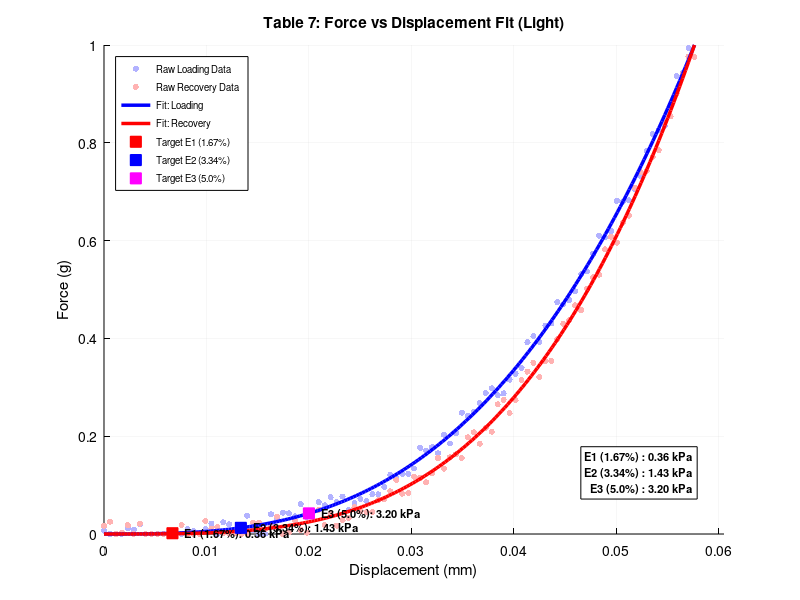
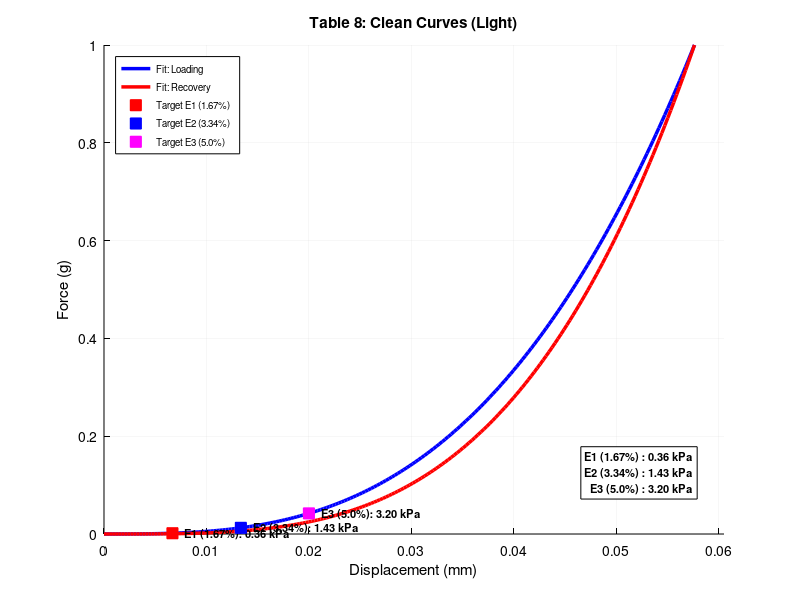
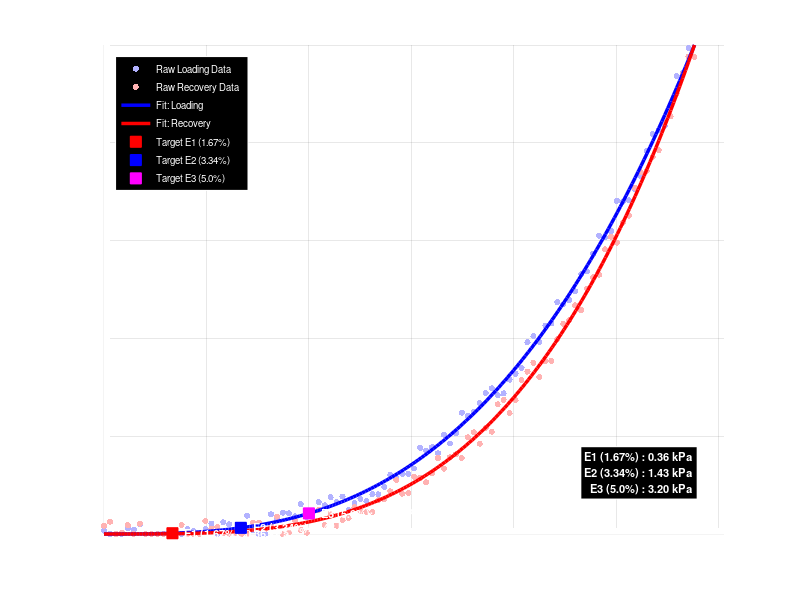
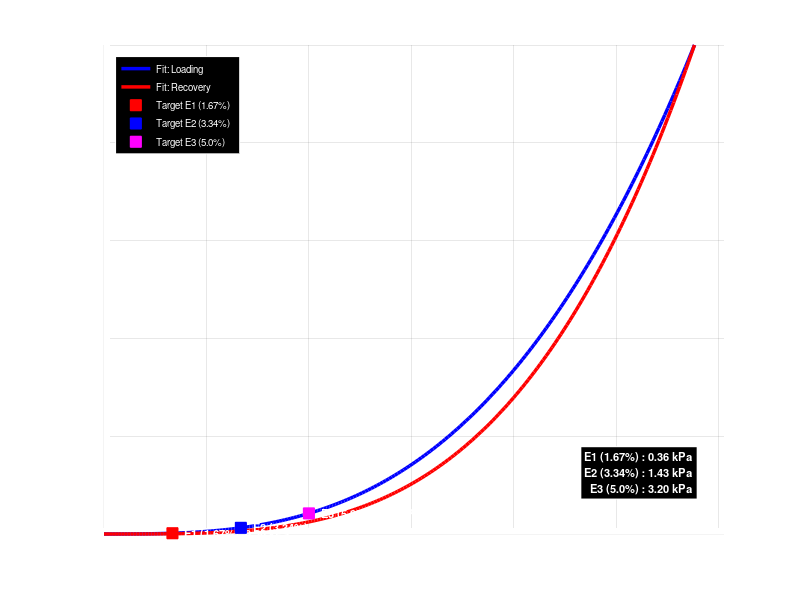

MATLAB code to generate these figures, in order: (Note: this script raises an error after producing the figures.)
function reconstruct_OCT_Tables(sampleName, E1, E2, E3, t0_mm)
% =========================================================================
%  RECONSTRUCT OCT TABLES 7 & 8 FROM E1, E2, E3 VALUES
%  Reverse-engineers power-law mechanics and generates publication-grade 
%  Table 7 (Force vs Disp Fit) and Table 8 (Clean Curves) in 300 DPI Light/Dark
%  matching the EXACT visual standard of Hasil_Analisis_Original.
%
%  Usage:
%    1. Interactive Mode:  reconstruct_OCT_Tables()
%    2. Direct Call:       reconstruct_OCT_Tables('Sample_Lama', 0.36, 1.43, 3.20, 0.400)
% =========================================================================

    if nargin < 1 || isempty(sampleName)
        prompt = {'Sample Name:', 'E1 (kPa):', 'E2 (kPa):', 'E3 (kPa):', 'Initial Thickness t0 (mm):'};
        dlgtitle = 'Reconstruct OCT Tables 7 & 8';
        dims = [1 45];
        definput = {'Sample_Lama', '0.36', '1.43', '3.20', '0.400'};
        answer = inputdlg(prompt, dlgtitle, dims, definput);
        if isempty(answer), disp('Cancelled by user.'); return; end
        
        sampleName = answer{1};
        E1 = str2double(answer{2});
        E2 = str2double(answer{3});
        E3 = str2double(answer{4});
        t0_mm = str2double(answer{5});
    else
        if nargin < 5 || isempty(t0_mm), t0_mm = 0.400; end
    end

    fprintf('\n================================================================\n');
    fprintf('  RECONSTRUCTING TABLES 7 & 8 FOR: %s\n', sampleName);
    fprintf('  Inputs: E1=%.2f kPa, E2=%.2f kPa, E3=%.2f kPa | t0=%.3f mm\n', E1, E2, E3, t0_mm);
    fprintf('================================================================\n');

    %% 1. Hayes Contact Mechanics Inversion (Normalized 1.0g Max Scale)
    v_poisson = 0.45;
    a_radius  = 2.5; % mm
    k_factor  = 3.085;
    g_gravity = 9.81;
    part1     = (1 - v_poisson^2) / (2 * a_radius * k_factor);
    factor    = part1 * g_gravity; % ~0.5071945

    strain_targets = [0.0167, 0.0334, 0.0500]; % 1.67%, 3.34%, 5.0%
    w_targets = strain_targets * t0_mm;
    E_targets = [E1, E2, E3];
    labels    = {'E1 (1.67%)', 'E2 (3.34%)', 'E3 (5.0%)'};
    colors    = {'rs', 'bs', 'ms'};

    % Slopes required at each target: E = factor * slope => slope = E / factor
    slopes = E_targets / factor;

    % Fit b_L and a_L in log-log space: ln(slope) = ln(a_L * b_L) + (b_L - 1) * ln(w)
    log_w = log(w_targets);
    log_s = log(slopes);
    p_fit = polyfit(log_w, log_s, 1);
    b_L   = p_fit(1) + 1;
    a_L   = exp(p_fit(2)) / b_L;

    % Solve w_max where Force reaches 1.0g max (standard original normalization)
    w_max = (1.0 / a_L) ^ (1.0 / b_L);
    if w_max < w_targets(3) * 1.05
        w_max = w_targets(3) * 1.5;
        a_L = 1.0 / (w_max ^ b_L);
    end

    b_R = b_L + 0.5;
    a_R = 1.0 / (w_max ^ b_R);

    % Exact Forces and Modulus at targets
    Pg_targets = a_L * (w_targets .^ b_L);
    sl_targets = a_L * b_L * (w_targets .^ (b_L - 1));
    E_calc = factor * sl_targets;

    % High-density plot curves
    n_pts  = 200;
    x_plot = linspace(0, w_max, n_pts)';
    fit_L  = a_L * (x_plot .^ b_L);
    fit_R  = a_R * (x_plot .^ b_R);

    % Synthetic scatter points for Table 7 (Raw Loading/Recovery)
    rng(42);
    n_raw = 100;
    x_raw_L = linspace(0, w_max, n_raw)';
    noise_L = (rand(n_raw, 1) - 0.5) * 0.05 * max(fit_L);
    y_raw_L = max(0, a_L * (x_raw_L .^ b_L) + noise_L);

    x_raw_R = linspace(w_max, 0, n_raw)';
    noise_R = (rand(n_raw, 1) - 0.5) * 0.05 * max(fit_R);
    y_raw_R = max(0, a_R * (x_raw_R .^ b_R) + noise_R);

    %% 2. Output Directory Setup
    scriptDir = fileparts(mfilename('fullpath'));
    outDir = fullfile(scriptDir, 'Hasil_Rekonstruksi', sampleName);
    if ~exist(outDir, 'dir'), mkdir(outDir); end

    EXPORT_DPI = 300;
    f_exp = figure('Visible', 'off', 'Position', [100, 100, 800, 600]);
    modes = {'Light', 'Dark'};

    %% 3. Generate Tables 7 & 8 (Light and Dark Modes)
    for m_idx = 1:2
        mode_str = modes{m_idx};
        if m_idx == 2
            bg = 'k'; fg = 'w'; grid_clr = [0.4 0.4 0.4];
        else
            bg = 'w'; fg = 'k'; grid_clr = [0.8 0.8 0.8];
        end

        % ---- Table 7: Force vs Displacement Fit (Raw Data) ----
        clf(f_exp, 'reset'); set(f_exp, 'Color', bg);
        ax = axes('Parent', f_exp); hold(ax, 'on');
        scatter(ax, x_raw_L, y_raw_L, 20, [0.7 0.7 1], 'filled', 'DisplayName', 'Raw Loading Data');
        scatter(ax, x_raw_R, y_raw_R, 20, [1 0.7 0.7], 'filled', 'DisplayName', 'Raw Recovery Data');
        plot(ax, x_plot, fit_L, 'b-', 'LineWidth', 2.5, 'DisplayName', 'Fit: Loading');
        plot(ax, x_plot, fit_R, 'r-', 'LineWidth', 2.5, 'DisplayName', 'Fit: Recovery');
        for i = 1:3
            plot(ax, w_targets(i), Pg_targets(i), colors{i}, 'MarkerFaceColor', colors{i}(1), 'MarkerSize', 8, 'DisplayName', sprintf('Target %s', labels{i}));
            text(ax, w_targets(i) + 0.0006, Pg_targets(i), sprintf('  %s: %.2f kPa', labels{i}, E_calc(i)), 'Color', fg, 'FontWeight', 'bold', 'FontSize', 8);
        end
        text_str = {sprintf('E1 (1.67%%) : %.2f kPa', E_calc(1)), ...
                    sprintf('E2 (3.34%%) : %.2f kPa', E_calc(2)), ...
                    sprintf('E3 (5.0%%) : %.2f kPa', E_calc(3))};
        text(ax, 0.95, 0.08, text_str, 'Units', 'normalized', 'HorizontalAlignment', 'right', 'VerticalAlignment', 'bottom', ...
            'BackgroundColor', bg, 'EdgeColor', fg, 'Color', fg, 'FontWeight', 'bold', 'FontSize', 8);
        title(ax, sprintf('Table 7: Force vs Displacement Fit (%s)', mode_str), 'Color', fg, 'FontWeight', 'bold');
        xlabel(ax, 'Displacement (mm)'); ylabel(ax, 'Force (g)'); grid(ax, 'on');
        xlim(ax, [0, max(0.035, w_max * 1.05)]);
        ylim(ax, [0, 1.0]);
        set(ax, 'Color', bg, 'XColor', fg, 'YColor', fg, 'GridColor', grid_clr);
        lgd = legend(ax, 'Location', 'northwest');
        set(lgd, 'TextColor', fg, 'Color', bg, 'EdgeColor', fg, 'FontSize', 7);
        hold(ax, 'off');
        saveHighRes(f_exp, fullfile(outDir, sprintf('%s_Table7_Stiffening_%s.png', sampleName, mode_str)), EXPORT_DPI);

        % ---- Table 8: Clean Curves ----
        clf(f_exp, 'reset'); set(f_exp, 'Color', bg);
        ax = axes('Parent', f_exp); hold(ax, 'on');
        plot(ax, x_plot, fit_L, 'b-', 'LineWidth', 2.5, 'DisplayName', 'Fit: Loading');
        plot(ax, x_plot, fit_R, 'r-', 'LineWidth', 2.5, 'DisplayName', 'Fit: Recovery');
        for i = 1:3
            plot(ax, w_targets(i), Pg_targets(i), colors{i}, 'MarkerFaceColor', colors{i}(1), 'MarkerSize', 8, 'DisplayName', sprintf('Target %s', labels{i}));
            text(ax, w_targets(i) + 0.0006, Pg_targets(i), sprintf('  %s: %.2f kPa', labels{i}, E_calc(i)), 'Color', fg, 'FontWeight', 'bold', 'FontSize', 8);
        end
        text(ax, 0.95, 0.08, text_str, 'Units', 'normalized', 'HorizontalAlignment', 'right', 'VerticalAlignment', 'bottom', ...
            'BackgroundColor', bg, 'EdgeColor', fg, 'Color', fg, 'FontWeight', 'bold', 'FontSize', 8);
        title(ax, sprintf('Table 8: Clean Curves (%s)', mode_str), 'Color', fg, 'FontWeight', 'bold');
        xlabel(ax, 'Displacement (mm)'); ylabel(ax, 'Force (g)'); grid(ax, 'on');
        xlim(ax, [0, max(0.035, w_max * 1.05)]);
        ylim(ax, [0, 1.0]);
        set(ax, 'Color', bg, 'XColor', fg, 'YColor', fg, 'GridColor', grid_clr);
        lgd = legend(ax, 'Location', 'northwest');
        set(lgd, 'TextColor', fg, 'Color', bg, 'EdgeColor', fg, 'FontSize', 7);
        hold(ax, 'off');
        saveHighRes(f_exp, fullfile(outDir, sprintf('%s_Table8_Clean_%s.png', sampleName, mode_str)), EXPORT_DPI);
    end
    close(f_exp);

    %% 4. Excel Workbook Export
    filename_xls = fullfile(outDir, sprintf('%s_Reconstructed_Summary.xlsx', sampleName));
    t7_sheet = table({'Single Cycle'; 'Single Cycle'; 'Single Cycle'}, ...
        {'E1_1.67%'; 'E2_3.34%'; 'E3_5.0%'}, ...
        E_calc(:), ...
        w_targets(:), ...
        Pg_targets(:), ...
        'VariableNames', {'Cycle_Regime', 'Strain_Target_Name', 'Stiffness_Value_kPa', 'Evaluation_Strain_Target_mm', 'Extracted_Force_Value_g'});
    
    t_fit_sheet = table(x_plot, fit_L, fit_R, 'VariableNames', {'Displacement_mm', 'Fit_Loading_Force_g', 'Fit_Recovery_Force_g'});

    try
        writetable(t7_sheet, filename_xls, 'Sheet', '7_Strain_Stiffening');
        writetable(t_fit_sheet, filename_xls, 'Sheet', '8_Clean_Curves');
        fprintf('Excel workbook saved: %s\n', filename_xls);
    catch ME
        warning('Failed to write Excel: %s', ME.message);
    end

    %% 5. Display Interactive Preview on Screen
    f_view = figure('Name', sprintf('Reconstructed Tables — %s', sampleName), ...
        'Position', [100, 100, 1100, 500], 'Color', 'w');
    
    % Subplot 1: Table 7
    ax1 = subplot(1, 2, 1, 'Parent', f_view); hold(ax1, 'on');
    scatter(ax1, x_raw_L, y_raw_L, 15, [0.7 0.7 1], 'filled', 'DisplayName', 'Raw Loading');
    scatter(ax1, x_raw_R, y_raw_R, 15, [1 0.7 0.7], 'filled', 'DisplayName', 'Raw Recovery');
    plot(ax1, x_plot, fit_L, 'b-', 'LineWidth', 2.0, 'DisplayName', 'Fit Loading');
    plot(ax1, x_plot, fit_R, 'r-', 'LineWidth', 2.0, 'DisplayName', 'Fit Recovery');
    for i = 1:3
        plot(ax1, w_targets(i), Pg_targets(i), colors{i}, 'MarkerFaceColor', colors{i}(1), 'MarkerSize', 7, 'DisplayName', labels{i});
        text(ax1, w_targets(i) + 0.0006, Pg_targets(i), sprintf('  %s: %.2f kPa', labels{i}, E_calc(i)), 'FontWeight', 'bold', 'FontSize', 7.5);
    end
    text(ax1, 0.95, 0.08, text_str, 'Units', 'normalized', 'HorizontalAlignment', 'right', 'VerticalAlignment', 'bottom', ...
        'BackgroundColor', 'w', 'EdgeColor', 'k', 'FontWeight', 'bold', 'FontSize', 7.5);
    title(ax1, 'Table 7: Force vs Displacement Fit', 'FontWeight', 'bold');
    xlabel(ax1, 'Displacement (mm)'); ylabel(ax1, 'Force (g)'); grid(ax1, 'on');
    xlim(ax1, [0, max(0.035, w_max * 1.05)]); ylim(ax1, [0, 1.0]);
    legend(ax1, 'Location', 'northwest', 'FontSize', 7); hold(ax1, 'off');

    % Subplot 2: Table 8
    ax2 = subplot(1, 2, 2, 'Parent', f_view); hold(ax2, 'on');
    plot(ax2, x_plot, fit_L, 'b-', 'LineWidth', 2.0, 'DisplayName', 'Fit Loading');
    plot(ax2, x_plot, fit_R, 'r-', 'LineWidth', 2.0, 'DisplayName', 'Fit Recovery');
    for i = 1:3
        plot(ax2, w_targets(i), Pg_targets(i), colors{i}, 'MarkerFaceColor', colors{i}(1), 'MarkerSize', 7, 'DisplayName', labels{i});
        text(ax2, w_targets(i) + 0.0006, Pg_targets(i), sprintf('  %s: %.2f kPa', labels{i}, E_calc(i)), 'FontWeight', 'bold', 'FontSize', 7.5);
    end
    text(ax2, 0.95, 0.08, text_str, 'Units', 'normalized', 'HorizontalAlignment', 'right', 'VerticalAlignment', 'bottom', ...
        'BackgroundColor', 'w', 'EdgeColor', 'k', 'FontWeight', 'bold', 'FontSize', 7.5);
    title(ax2, 'Table 8: Clean Curves', 'FontWeight', 'bold');
    xlabel(ax2, 'Displacement (mm)'); ylabel(ax2, 'Force (g)'); grid(ax2, 'on');
    xlim(ax2, [0, max(0.035, w_max * 1.05)]); ylim(ax2, [0, 1.0]);
    legend(ax2, 'Location', 'northwest', 'FontSize', 7); hold(ax2, 'off');

    fprintf('\n✅ Reconstruction finished successfully!\n');
    fprintf('📁 Saved 300 DPI Figures to: %s\n', outDir);
end

%% Helper: High-Resolution Exporter
function saveHighRes(fig_handle, filepath, dpi)
    try
        exportgraphics(fig_handle, filepath, 'Resolution', dpi);
    catch
        print(fig_handle, filepath, '-dpng', sprintf('-r%d', dpi));
    end
end
